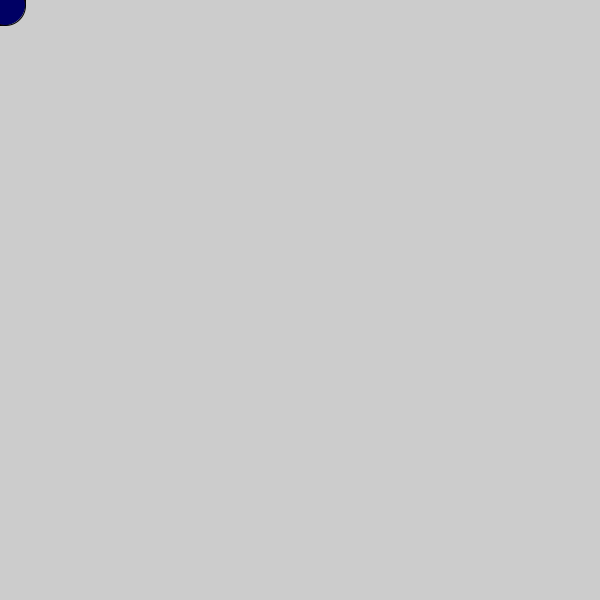
Frame 1 (no input)
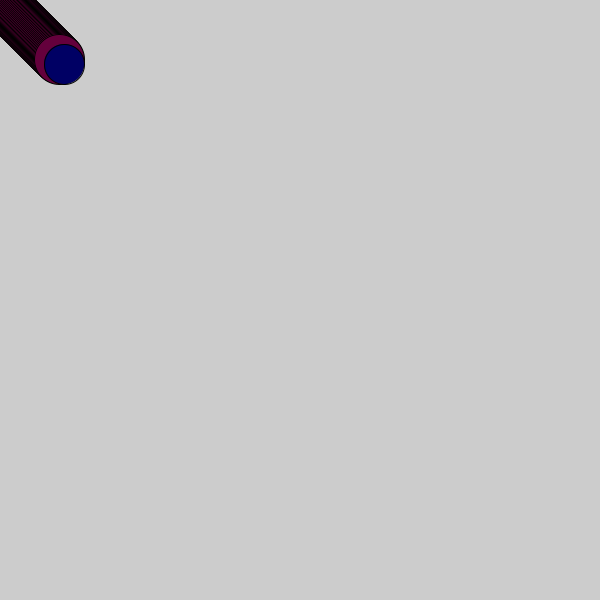
Frame 60 (the mouse pressed at the canvas centre just before this capture)
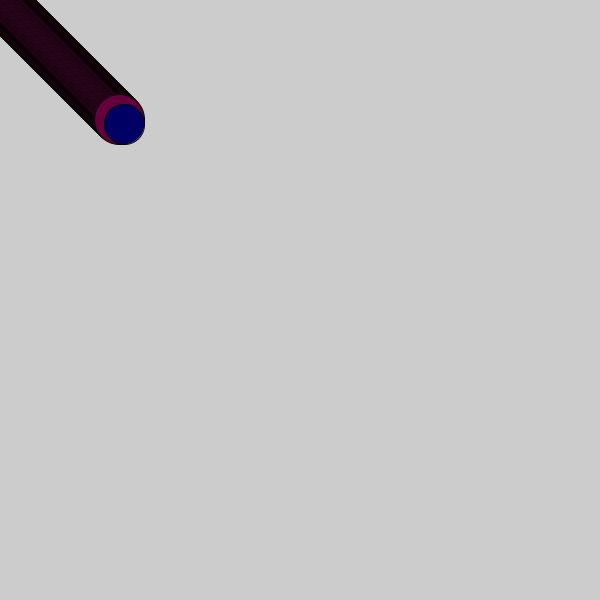
Frame 120 (the mouse held since frame 60 and released just before this capture)

The Processing sketch that drew these frames (run headless with seeded random() and noise(); from frame 60 on, the mouse is pressed at the canvas centre):

// Processing sketch: monster_walk
// ── monster_walk.pde
//hej
float x = 0;

float A = 5;

void setup(){
size(600,600);

}


void draw(){
clear();
fill(100,0,60);
ellipse(x,x,50,50);

fill(0,0,100);
ellipse(A,A,40,40);




x= x+1;
A= A+1;

}
